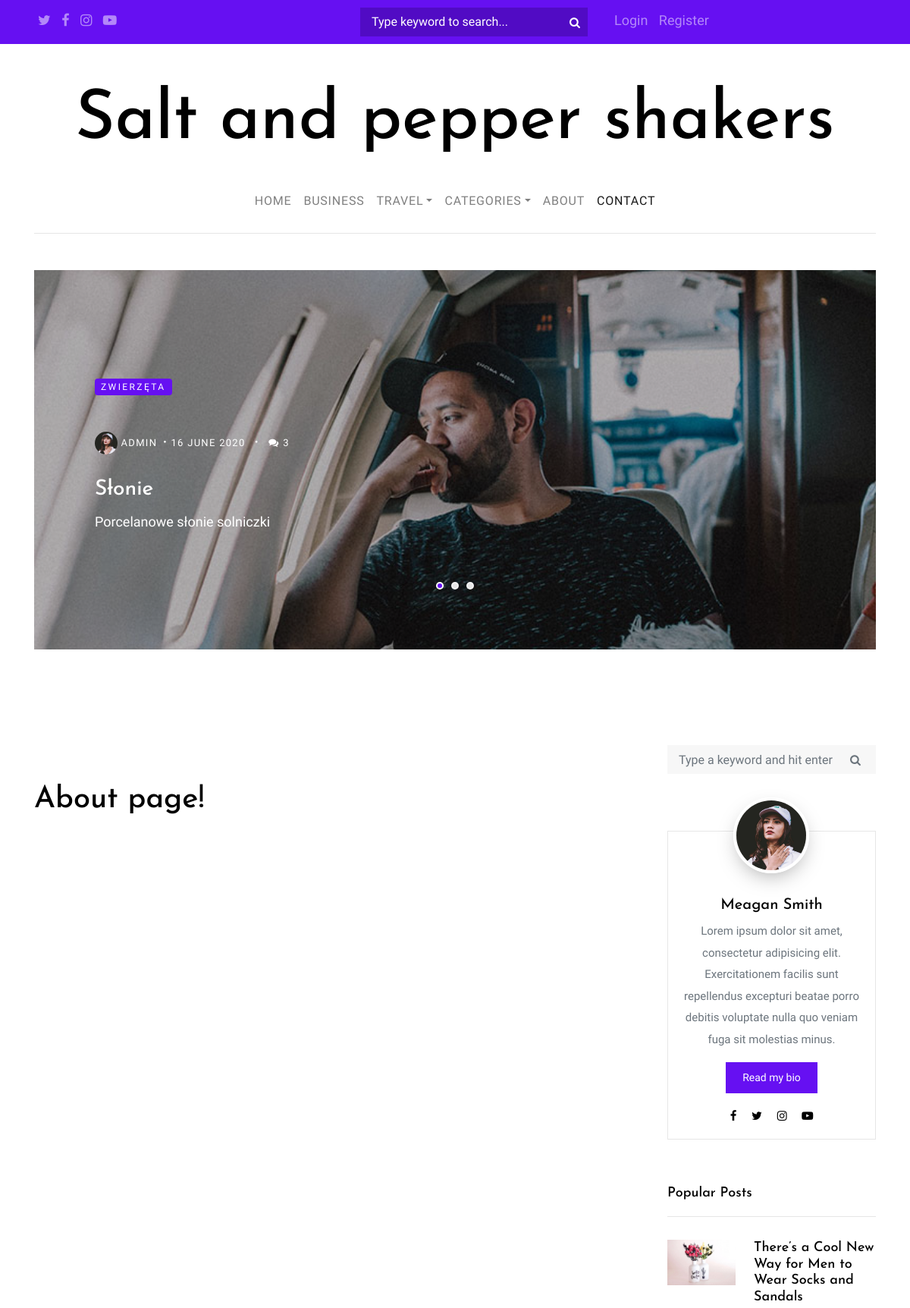
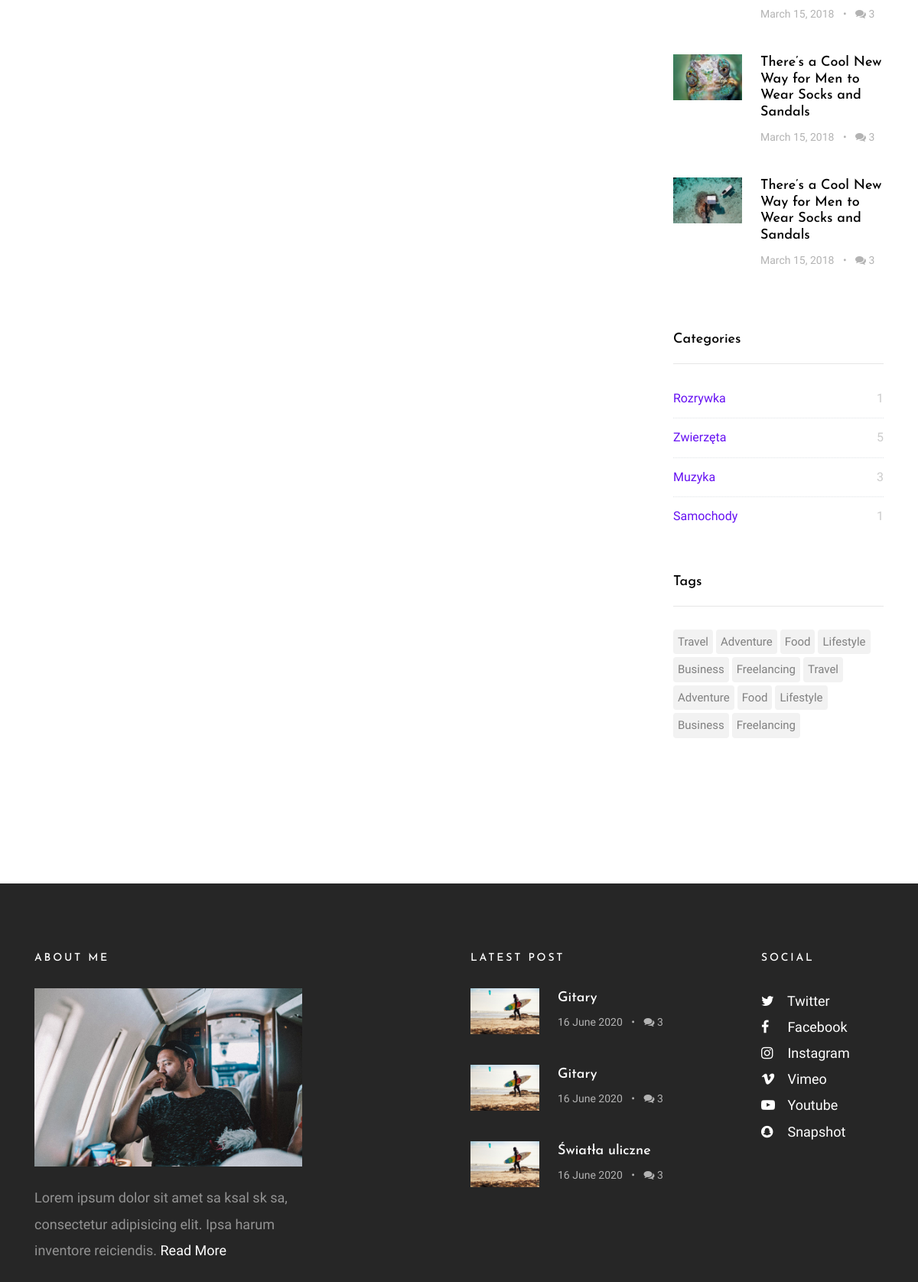
The page /about/ (upper part) on the database its author committed (2 pictures, top to bottom).
### posts/models.py (models this page shows, shortened)
class Post(models.Model):
    name = models.CharField(max_length=100)
    description = models.TextField()
    date_posted = models.DateTimeField(default=timezone.now)
    updated_date = models.DateTimeField(auto_now=True)
    author = models.ForeignKey(User, on_delete=models.CASCADE)
    category = models.ForeignKey(Category, on_delete=models.DO_NOTHING)
    likes = models.IntegerField(default=0)
    slug = models.SlugField(unique=True)

class Category(models.Model):
    name = models.CharField(max_length=150, unique=True)
    slug = models.SlugField(unique=True)
    def __str__(self):
        return self.name

### posts/views.py (the view)
# urls.py: path("about/", about, name="about-page"),
def about(request):
    return render(request, 'posts/about.html')

### posts/context_processors.py (called while the page is built)
def slider(request):
    posts = Post.objects.all()
    random_posts = sample(list(posts), 3)
    return {'random_posts': random_posts}

def categories(request):
    categories = Category.objects.all()
    return {'categories': categories}

def latest_posts(request):
    return {'latest_posts': Post.objects.all().order_by('-date_posted')[:3]}

### posts/templates/posts/about.html
{% extends 'posts/base.html' %}
{% block content %}
    <h1>About page!</h1>
{% endblock content %}

### posts/templates/posts/base.html (shortened to what this page needs)
{% load static %}
<!doctype html>
<html lang="en">
  <head>
    <link rel="stylesheet" href="https://stackpath.bootstrapcdn.com/bootstrap/4.4.1/css/bootstrap.min.css"
>
    <link rel="stylesheet" href="{% static 'posts/css/bootstrap.css' %}">
    <link rel="stylesheet" href="{% static 'posts/css/animate.css' %}">
    <link rel="stylesheet" href="{% static 'posts/css/owl.carousel.min.css' %}">
    <link rel="stylesheet" href="{% static 'posts/fonts/ionicons/css/ionicons.min.css' %}">
    <link rel="stylesheet" href="{% static 'posts/fonts/fontawesome/css/font-awesome.min.css' %}">
    <link rel="stylesheet" href="{% static 'posts/fonts/flaticon/font/flaticon.css' %}">
    <link rel="stylesheet" href="{% static 'posts/css/style.css' %}">
  </head>
  <body>
    <div class="wrap">
      <header role="banner">
        <div class="top-bar">
          <div class="container">
            <div class="row">
              <div class="col social">
                <a href="#"><span class="fa fa-twitter"></span></a>
                <a href="#"><span class="fa fa-facebook"></span></a>
                <a href="#"><span class="fa fa-instagram"></span></a>
                <a href="#"><span class="fa fa-youtube-play"></span></a>
              </div>
              <div class="col search-top">
                <form action="/search" class="search-top-form">
                  <span class="icon fa fa-search"></span>
                  <input type="text" name="q" id="s" placeholder="Type keyword to search...">
                </form>
              </div>
              <div class="col social">
                {% if user.is_authenticated %}
                  <a href="{% url 'logout' %}">Logout</a>
                  <a href="{% url 'profile' %}">Profile</a>
                    {% if user.is_superuser %}
                      <a href="{% url 'post-create' %}">Create New Post</a>
                    {% endif %}
                {% else %}
                  <a href="{% url 'login' %}">Login</a>
                  <a href="{% url 'register' %}">Register</a>
                {% endif %}
              </div>
            </div>
          </div>
        </div>
        <div class="container logo-wrap">
          <div class="row pt-5">
            <div class="col-12 text-center">
              <h1 class="site-logo"><a href="{% url 'home-page' %}">Salt and pepper shakers</a></h1>
            </div>
          </div>
        </div>
        <nav class="navbar navbar-expand-md  navbar-light bg-light">
          <div class="container">
            <div class="collapse navbar-collapse" id="navbarMenu">
              <ul class="navbar-nav mx-auto">
                <li class="nav-item">
                  <a class="nav-link" href="{% url 'home-page' %}">Home</a>
                </li>
                <li class="nav-item">
                  <a class="nav-link" href="#">Business</a>
                </li>
                <li class="nav-item dropdown">
                  <a class="nav-link dropdown-toggle" href="%" id="dropdown04" data-toggle="dropdown" aria-haspopup="true" aria-expanded="false">Travel</a>
                </li>
                <li class="nav-item dropdown">
                  <a class="nav-link dropdown-toggle" href="#" id="dropdown05" data-toggle="dropdown" aria-haspopup="true" aria-expanded="false">Categories</a>
                </li>
                <li class="nav-item">
                  <a class="nav-link" href="{% url 'about-page' %}">About</a>
                </li>
                <li class="nav-item">
                  <a class="nav-link active" href="{% url 'contact-page' %}">Contact</a>
                </li>
              </ul>
            </div>
          </div>
        </nav>
      </header>
    <section class="site-section pt-5 pb-5">
        <div class="container">
          <div class="row">
            <div class="col-md-12">
              <div class="owl-carousel owl-theme home-slider">
                {% for random_post in random_posts %}
                <div>
                  <a href="blog-single.html" class="a-block d-flex align-items-center height-lg" style="background-image: url('images/img_1.jpg'); ">
                    <div class="text half-to-full">
                      <span class="category mb-5">{{random_post.category}}</span>
                      <div class="post-meta">
                        <span class="author mr-2"><img src="images/person_1.jpg"> {{ random_post.author }}</span>&bullet;
                        <span class="mr-2">{{ random_post.date_posted|date:"d E o" }} </span> &bullet;
                        <span class="ml-2"><span class="fa fa-comments"></span> 3</span>
                      </div>
                      <h3>{{ random_post.name }}</h3>
                      <p>{{ random_post.description }}</p>
                    </div>
                  </a>
                </div>
                {% endfor %}
              </div>
            </div>
          </div>
        </div>
      </section>
    <section class="site-section pt-5">
      <div class="container">
        <div class="row blog-entries">
          <div class="col-md-12 col-lg-8 main-content">
            <div class="row mb-5 mt-5">
              <div class="col-md-12">
              {% block content %}{% endblock %}
              </div>
            </div>
          </div>
          <div class="col-md-12 col-lg-4 sidebar">
            <div class="sidebar-box search-form-wrap">
              <form action="/search" class="search-form">
                <div class="form-group">
                  <span class="icon fa fa-search"></span>
                  <input type="text" name="q" class="form-control" id="s" placeholder="Type a keyword and hit enter">
                </div>
              </form>
            </div>
            <div class="sidebar-box">
              <div class="bio text-center">
                <img src="{% static 'posts/images/person_1.jpg' %}" alt="Image Placeholder" class="img-fluid">
                <div class="bio-body">
                  <h2>Meagan Smith</h2>
                  <p>Lorem ipsum dolor sit amet, consectetur adipisicing elit. Exercitationem facilis sunt repellendus excepturi beatae porro debitis voluptate nulla quo veniam fuga sit molestias minus.</p>
                  <p><a href="{% url 'about-page' %}" class="btn btn-primary btn-sm">Read my bio</a></p>
                  <p class="social">
                    <a href="#" class="p-2"><span class="fa fa-facebook"></span></a>
                    <a href="#" class="p-2"><span class="fa fa-twitter"></span></a>
                    <a href="#" class="p-2"><span class="fa fa-instagram"></span></a>
                    <a href="#" class="p-2"><span class="fa fa-youtube-play"></span></a>
                  </p>
                </div>
              </div>
            </div>
            <div class="sidebar-box">
              <h3 class="heading">Popular Posts</h3>
              <div class="post-entry-sidebar">
                <ul>
                  <li>
                    <a href="">
                      <img src="{% static 'posts/images/img_2.jpg' %}" alt="Image placeholder" class="mr-4">
                      <div class="text">
                        <h4>There’s a Cool New Way for Men to Wear Socks and Sandals</h4>
                        <div class="post-meta">
                          <span class="mr-2">March 15, 2018 </span> &bullet;
                          <span class="ml-2"><span class="fa fa-comments"></span> 3</span>
                        </div>
                      </div>
                    </a>
                  </li>
                  <li>
                    <a href="">
                      <img src="{% static 'posts/images/img_4.jpg' %}" alt="Image placeholder" class="mr-4">
                      <div class="text">
                        <h4>There’s a Cool New Way for Men to Wear Socks and Sandals</h4>
                        <div class="post-meta">
                          <span class="mr-2">March 15, 2018 </span> &bullet;
                          <span class="ml-2"><span class="fa fa-comments"></span> 3</span>
                        </div>
                      </div>
                    </a>
                  </li>
                  <li>
                    <a href="">
                      <img src="{% static 'posts/images/img_12.jpg' %}" alt="Image placeholder" class="mr-4">
                      <div class="text">
                        <h4>There’s a Cool New Way for Men to Wear Socks and Sandals</h4>
                        <div class="post-meta">
                          <span class="mr-2">March 15, 2018 </span> &bullet;
                          <span class="ml-2"><span class="fa fa-comments"></span> 3</span>
                        </div>
                      </div>
                    </a>
                  </li>
                </ul>
              </div>
            </div>
            <div class="sidebar-box">
              <h3 class="heading">Categories</h3>
              <ul class="categories">
                {% for category in categories %}
                  <li><a href="#">{{category.name}} <span>{{ category.post_set.count }}</span></a></li>
                {% endfor %}
              </ul>
            </div>
            <div class="sidebar-box">
              <h3 class="heading">Tags</h3>
              <ul class="tags">
                <li><a href="#">Travel</a></li>
                <li><a href="#">Adventure</a></li>
                <li><a href="#">Food</a></li>
                <li><a href="#">Lifestyle</a></li>
                <li><a href="#">Business</a></li>
                <li><a href="#">Freelancing</a></li>
                <li><a href="#">Travel</a></li>
                <li><a href="#">Adventure</a></li>
                <li><a href="#">Food</a></li>
                <li><a href="#">Lifestyle</a></li>
                <li><a href="#">Business</a></li>
                <li><a href="#">Freelancing</a></li>
              </ul>
            </div>
          </div>
        </div>
      </div>
    </section>
    <footer class="site-footer">
        <div class="container">
          <div class="row mb-5">
            <div class="col-md-4">
              <h3>About Me</h3>
              <p class="mb-4">
                <img src="{% static 'posts/images/img_1.jpg' %}" alt="Image placeholder" class="img-fluid">
              </p>
              <p>Lorem ipsum dolor sit amet sa ksal sk sa, consectetur adipisicing elit. Ipsa harum inventore reiciendis.
                <a href="{% url 'about-page' %}">Read More</a></p>
            </div>
            <div class="col-md-6 ml-auto">
              <div class="row">
                <div class="col-md-7">
                  <h3>Latest Post</h3>
                  <div class="post-entry-sidebar">
                    <ul>
                      {% for latest_post in latest_posts %}
                      <li>
                        <a href="">
                          <img src="{% static 'posts/images/img_6.jpg' %}" alt="Image placeholder" class="mr-4">
                          <div class="text">
                            <h4>{{ latest_post.name }}</h4>
                            <div class="post-meta">
                              <span class="mr-2">{{ latest_post.date_posted|date:"d E o" }} </span> &bullet;
                              <span class="ml-2"><span class="fa fa-comments"></span> 3</span>
                            </div>
                          </div>
                        </a>
                      </li>
                      {% endfor %}
                    </ul>
                  </div>
                </div>
                <div class="col-md-1"></div>
                <div class="col-md-4">
                  <div class="mb-5">
                    <h3>Social</h3>
                    <ul class="list-unstyled footer-social">
                      <li><a href="#"><span class="fa fa-twitter"></span> Twitter</a></li>
                      <li><a href="#"><span class="fa fa-facebook"></span> Facebook</a></li>
                      <li><a href="#"><span class="fa fa-instagram"></span> Instagram</a></li>
                      <li><a href="#"><span class="fa fa-vimeo"></span> Vimeo</a></li>
                      <li><a href="#"><span class="fa fa-youtube-play"></span> Youtube</a></li>
                      <li><a href="#"><span class="fa fa-snapchat"></span> Snapshot</a></li>
                    </ul>
                  </div>
                </div>
              </div>
            </div>
          </div>
        </div>
      </footer>
    </div>
  </body>
</html>

### rows shown on the page
Post: category "ZWIERZĘTA", author "ADMIN", date_posted "16 JUNE 2020", name "Słonie", description "Porcelanowe słonie solniczki"
Category: name "Rozrywka", post_set.count "1"
Category: name "Zwierzęta", post_set.count "5"
Category: name "Muzyka", post_set.count "3"
Category: name "Samochody", post_set.count "1"
Post: name "Gitary", date_posted "16 June 2020"
Post: name "Gitary", date_posted "16 June 2020"
Post: name "Światła uliczne", date_posted "16 June 2020"
